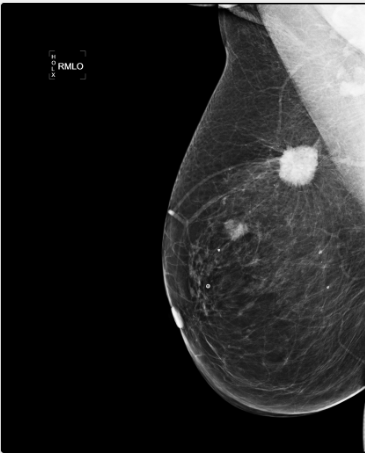
#> input picture servers/mama/sample.png, 365 x 453 px
$ python -i preprocess.py   (imports and definitions only)
#> lines starting #> are read from the running program, lines starting #| are printed output that depends on the picture; after the words box and inside, x2 and y2 are one past the last pixel; in counts of white or black regions, pixels touching at a corner belong together
import cv2
import matplotlib.pyplot as plt
import numpy as np
from skimage.filters import threshold_otsu


def add_one_if_even(number):
    if number % 2 == 0:
        return number + 1
    else:
        return number

def create_kernel(img, factor):
    return add_one_if_even(img.shape[0] // factor), add_one_if_even(img.shape[1] // factor)

def binarize(img):
    b_img = img.astype(np.float32)
    b_img = 255 * (b_img - np.min(b_img)) / (np.max(b_img) - np.min(b_img))
    b_img = b_img.astype(np.uint8)

    blured = cv2.GaussianBlur(b_img, create_kernel(b_img, 100), 0)

    otsu_tr = threshold_otsu(blured) * 0.5 #0.175
    mask = np.where(blured >= otsu_tr, 1, 0).astype(np.uint8)

    return mask


def dilate(mask, factor):
    kernel = cv2.getStructuringElement(cv2.MORPH_RECT, create_kernel(mask, factor))
    dilated_mask = cv2.morphologyEx(mask, cv2.MORPH_DILATE, kernel)

    return dilated_mask

def erode(mask):
    kernel = cv2.getStructuringElement(cv2.MORPH_RECT, create_kernel(mask, 500))
    eroded_mask = cv2.morphologyEx(mask, cv2.MORPH_ERODE, kernel)

    return eroded_mask

def keep_largest_blob(mask):
    # Find contours in the binary mask
    contours, _ = cv2.findContours(mask, cv2.RETR_EXTERNAL, cv2.CHAIN_APPROX_SIMPLE)

    # Find the contour with the largest area
    largest_contour = max(contours, key=cv2.contourArea)

    # Create a mask with only the largest contour
    largest_blob_mask = np.zeros_like(mask)
    cv2.drawContours(largest_blob_mask, [largest_contour], -1, 1, thickness=cv2.FILLED)

    return largest_blob_mask


def get_breast_mask(image, dilation_factor=10):
    mask = binarize(image)
    mask = erode(mask)
    mask = dilate(mask, dilation_factor)
    return keep_largest_blob(mask)


def keep_only_breast(image):
    mask = get_breast_mask(image, 10)
    masked_image = image * mask
    return masked_image, mask

def apply_clahe(image):
    clahe = cv2.createCLAHE(clipLimit=5)
    return clahe.apply(image)


def crop_borders(image):
    l = 0.01
    r = 0.01
    u = 0.04
    d = 0.04

    n_rows, n_cols = image.shape

    l_crop = int(n_cols * l)
    r_crop = int(n_cols * (1 - r))
    u_crop = int(n_rows * u)
    d_crop = int(n_rows * (1 - d))

    cropped_img = image[u_crop:d_crop, l_crop:r_crop]

    return cropped_img, (l_crop, n_cols - r_crop, u_crop, n_rows - d_crop)


def should_flip(image):
    x_center = image.shape[1] // 2
    col_sum = image.sum(axis=0)

    left_sum = sum(col_sum[0:x_center])
    right_sum = sum(col_sum[x_center:-1])

    return left_sum < right_sum

def pad(image, ar=1152/896):
    n_rows, n_cols = image.shape
    image_ratio = n_rows / n_cols
    if image_ratio == ar:
        return image
    if ar < image_ratio:
        new_n_cols = int(n_rows / ar)
        ret_val = np.zeros(shape=(n_rows, new_n_cols)).astype(image.dtype)
    else:
        new_n_rows = int(n_cols * ar)
        ret_val = np.zeros(shape=(new_n_rows, n_cols)).astype(image.dtype)
    ret_val[:n_rows, :n_cols] = image
    return ret_val

def negate_if_should(image):
    num_bins = 20
    hist, bins = np.histogram(image.ravel(), bins=num_bins, range=[image.min(), image.max()])
    max_bin = np.argmax(hist)

    return image if max_bin < (num_bins / 2) else np.max(image) - image


def preprocess_scan_with_mask(image, mass_mask):
    image, borders = crop_borders(image)
    image = negate_if_should(image)
    # mass_mask, _ = crop_borders(mass_mask)
    image, breast_mask = keep_only_breast(image)
    flip = should_flip(image)

    if flip:
        image = np.fliplr(image)
        breast_mask = np.fliplr(breast_mask)
        mass_mask = np.fliplr(mass_mask)

    #image = apply_clahe(image)
    image = image * breast_mask  # clahe manages to change black to slight gray
    shape_before_padding = image.shape
    image = pad(image)
    mass_mask = pad(mass_mask)

    spatial_changes = (borders, flip, shape_before_padding, image.shape)

    return image, mass_mask, spatial_changes


def preprocess_scan(image):
    image, _, spatial_changes = preprocess_scan_with_mask(image, image)
    return image, spatial_changes

def get_edge_contours(image):
    mask = get_breast_mask(image)
    contours, _ = cv2.findContours(mask, cv2.RETR_EXTERNAL, cv2.CHAIN_APPROX_SIMPLE)
    edge_image = np.zeros_like(mask)
    cv2.drawContours(edge_image, contours, -1, (1), 1)
    return edge_image

def reverse_spatial_changes(image, spatial_changes):
    borders, flip, shape_before_padding, shape = spatial_changes
    l, r, u, d = borders
    image = cv2.resize(src=image, dsize=shape, interpolation=cv2.INTER_NEAREST)
    image = image[: shape_before_padding[0], : shape_before_padding[1]]
    if flip:
        image = np.fliplr(image)
    image = np.pad(image, ((u, d), (l, r)))
    return image

>>> import cv2
>>> picture = cv2.imread('sample.png', cv2.IMREAD_GRAYSCALE)
#> picture is the input picture: shape (453, 365); min 0, max 249, mean 38.6
>>> result = preprocess_scan(picture)
#> in crop_borders, `cropped_img = image[u_crop:d_crop, l_crop:r_crop]`:
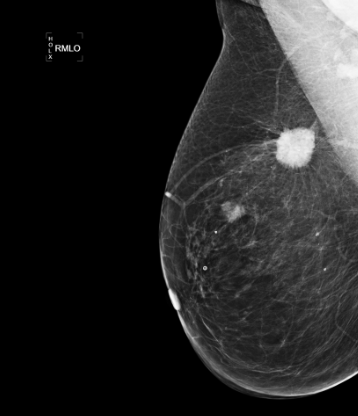
#> cropped_img: shape (416, 358); min 0, max 249, mean 36.8
#> in preprocess_scan_with_mask, `image, borders = crop_borders(image)`: borders = (3, 4, 18, 19)
#> in negate_if_should, `hist, bins = np.histogram(image.ravel(), bins=num_bins, range=[image.m..`: hist = 20 values, max 81412 at index 0, min 383 at index 1, mean 7446.4; bins = 21 values from 0 to 249
#> in negate_if_should, `max_bin = np.argmax(hist)`: max_bin = 0
#> in binarize, `otsu_tr = threshold_otsu(blured) * 0.5`: otsu_tr = 54
#> in binarize, `mask = np.where(blured >= otsu_tr, 1, 0).astype(np.uint8)`:
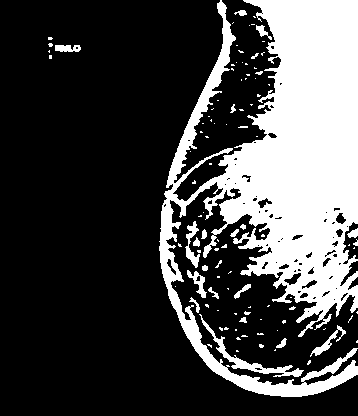
#> mask: shape (416, 358); values 0 (black) and 1 (white), 27.2% white; 104 white regions (81 under 20 px), largest, box (x1, y1, x2, y2) and area: (159, 0, 358, 397) 37558, (199, 314, 304, 377) 757, (185, 221, 200, 268) 277
#> in erode, `kernel = cv2.getStructuringElement(cv2.MORPH_RECT, create_kernel(mask,..`: kernel = [1]
#> in dilate, `kernel = cv2.getStructuringElement(cv2.MORPH_RECT, create_kernel(mask,..`: kernel: shape (35, 41); every value is 1
#> in dilate, `dilated_mask = cv2.morphologyEx(mask, cv2.MORPH_DILATE, kernel)`:
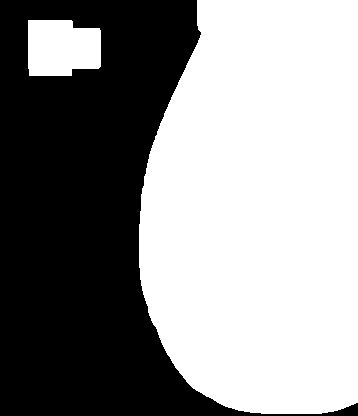
#> dilated_mask: shape (416, 358); values 0 (black) and 1 (white), 55.9% white; 1 black region
#> in keep_largest_blob, `contours, _ = cv2.findContours(mask, cv2.RETR_EXTERNAL, cv2.CHAIN_APPR..`: contours = 2 contours; box (x1, y1, x2, y2) and area: (139, 0, 358, 414) 79105, (28, 20, 101, 76) 3524
#> in keep_largest_blob, `largest_contour = max(contours, key=cv2.contourArea)`: largest_contour = contour of 261 points, box (x1, y1, x2, y2) (139, 0, 358, 414), area 79105
#> in keep_largest_blob, `cv2.drawContours(largest_blob_mask, [largest_contour], -1, 1, thicknes..`:
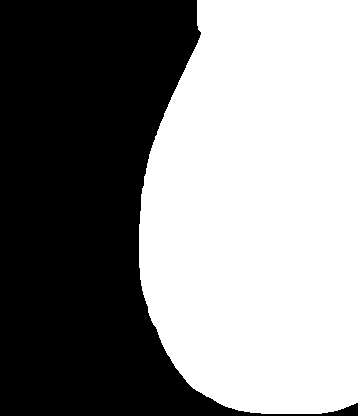
#> largest_blob_mask: shape (416, 358); values 0 (black) and 1 (white), 53.5% white; 1 black region, box (x1, y1, x2, y2) and area: (0, 0, 358, 416) 69265
#> in should_flip, `col_sum = image.sum(axis=0)`: col_sum = 358 values, max 50737 at index 357, min 0 at index 0, mean 15249.3
#> in should_flip, `left_sum = sum(col_sum[0:x_center])`: left_sum = 174556
#> in should_flip, `right_sum = sum(col_sum[x_center:-1])`: right_sum = 5233968
#> in preprocess_scan_with_mask, `flip = should_flip(image)`: flip = True
#> in preprocess_scan_with_mask, `image = np.fliplr(image)`:
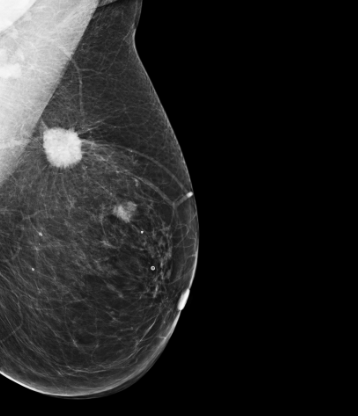
#> image: shape (416, 358); min 0, max 249, mean 36.7
#> in preprocess_scan_with_mask, `breast_mask = np.fliplr(breast_mask)`:
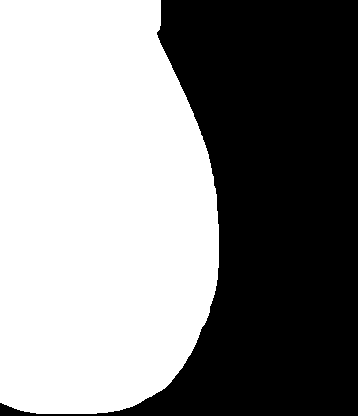
#> breast_mask: shape (416, 358); values 0 (black) and 1 (white), 53.5% white; 1 black region, box (x1, y1, x2, y2) and area: (0, 0, 358, 416) 69265
#> call 2 of pad, with ar = 1.29
#> in pad (call 2), `ret_val[:n_rows, :n_cols] = image`:
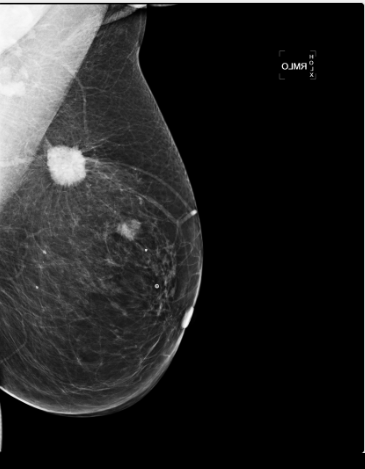
#> ret_val: shape (469, 365); min 0, max 249, mean 37.3
#> in preprocess_scan_with_mask, `spatial_changes = (borders, flip, shape_before_padding, image.shape)`: spatial_changes = ((3, 4, 18, 19), True, (416, 358), (460, 358))
